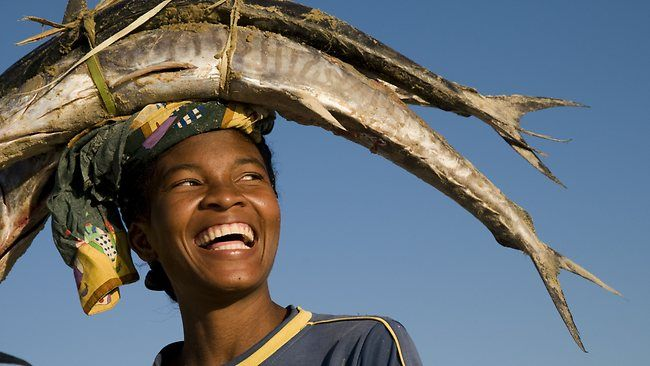
#> input picture input.jpg, 650 x 366 px
$ python convert_image_to_raw.py --input ../input.jpg --output out.png --width 100 --height 100
#> lines starting #> are read from the running program, lines starting #| are printed output that depends on the picture
#!/usr/bin/env python3
"""Convert a standard image file into packed RGB raw bytes for the JPEG pipeline."""

from __future__ import annotations

import argparse
from pathlib import Path

from PIL import Image


def parse_args() -> argparse.Namespace:
    parser = argparse.ArgumentParser(description=__doc__)
    parser.add_argument("--input", required=True, help="Source image path")
    parser.add_argument("--output", required=True, help="Destination raw RGB path")
    parser.add_argument("--width", type=int, required=True, help="Output width in pixels")
    parser.add_argument("--height", type=int, required=True, help="Output height in pixels")
    return parser.parse_args()


def main() -> int:
    args = parse_args()

    input_path = Path(args.input)
    output_path = Path(args.output)

    if args.width <= 0 or args.height <= 0:
        raise ValueError("width and height must be positive")

    with Image.open(input_path) as image:
#> image is the input picture: PIL image 650x366 RGB; mean R, G, B 103.7, 109.8, 114.6
        rgb_image = image.convert("RGB")
        if rgb_image.size != (args.width, args.height):
            rgb_image = rgb_image.resize((args.width, args.height), Image.Resampling.LANCZOS)
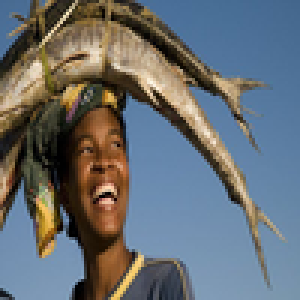
#> rgb_image: PIL image 100x100 RGB (shown 3 times larger); mean R, G, B 103.7, 109.8, 114.6
        raw_bytes = rgb_image.tobytes()

    output_path.parent.mkdir(parents=True, exist_ok=True)
    output_path.write_bytes(raw_bytes)

    print(f"Converted {input_path} -> {output_path}")
    print(f"Dimensions: {args.width}x{args.height}")
    print(f"Bytes     : {len(raw_bytes)}")
#| Bytes     : 30000
    return 0


if __name__ == "__main__":
    raise SystemExit(main())
#> (the program exits here)
